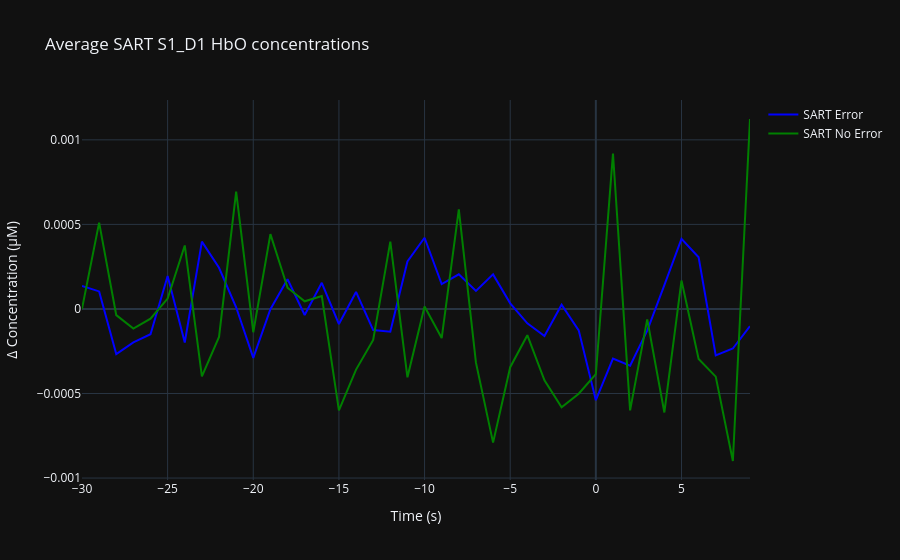
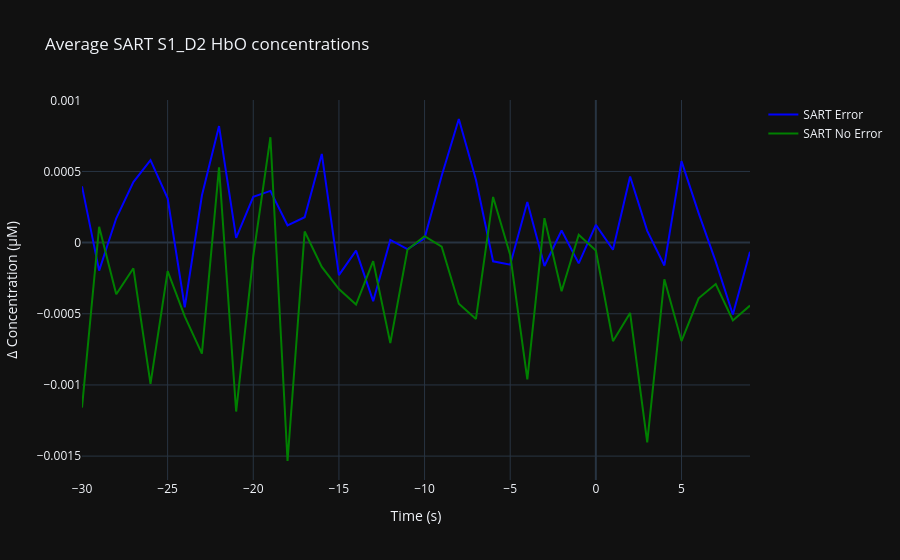
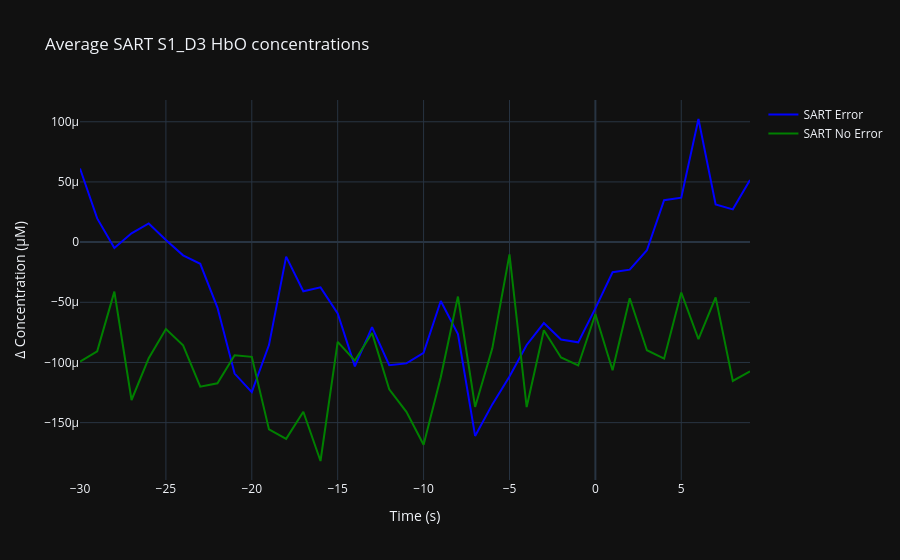

The notebook cell saved with these charts, in order:
### Code cell
import pandas as pd

# --- time axis in seconds
time = np.arange(-30, 10)



# ---


average_sart_errors = pd.concat(error_epochs, axis=0).groupby(level=0).mean().dropna()
average_sart_no_errors = pd.concat(no_error_epochs, axis=0).groupby(level=0).mean().dropna()

for i, name in enumerate(MAPPINGS.keys()):
    fig_left = go.Figure()
    fig_left.add_trace(go.Scatter(
        x=time, y=average_sart_errors[f"{name} hbo"],
        mode='lines', name='SART Error',
        line=dict(color='blue'),
        hovertemplate='Time: %{x:.2f} s<br>Δ[HbO]: %{y:.4f} μM'
    ))
    fig_left.add_trace(go.Scatter(
        x=time, y=average_sart_no_errors[f"{name} hbo"],
        mode='lines', name='SART No Error',
        line=dict(color='green'),
        hovertemplate='Time: %{x:.2f} s<br>Δ[HbO]: %{y:.4f} μM'
    ))
    fig_left.update_layout(
        title=f'Average SART {name} HbO concentrations',
        xaxis_title='Time (s)',
        yaxis_title='Δ Concentration (μM)',
        hovermode='x unified'
    )
    fig_left.show()

### Figure 1 — Plotly figure (JSON) as saved in the notebook; plotly's stock layout.template omitted (floating-point values rounded to 4 significant figures; data arrays with more than 128 entries replaced by an {"elided": "..."} marker saying what was removed)
{"data": [{"hovertemplate": "Time: %{x:.2f} s<br>Δ[HbO]: %{y:.4f} μM", "line": {"color": "blue"}, "mode": "lines", "name": "SART Error", "x": [-30, -29, -28, -27, -26, -25, -24, -23, -22, -21, -20, -19, -18, -17, -16, -15, -14, -13, -12, -11, -10, -9, -8, -7, -6, -5, -4, -3, -2, -1, 0, 1, 2, 3, 4, 5, 6, 7, 8, 9], "y": {"elided": "1253 float values"}, "type": "scatter"}, {"hovertemplate": "Time: %{x:.2f} s<br>Δ[HbO]: %{y:.4f} μM", "line": {"color": "green"}, "mode": "lines", "name": "SART No Error", "x": [-30, -29, -28, -27, -26, -25, -24, -23, -22, -21, -20, -19, -18, -17, -16, -15, -14, -13, -12, -11, -10, -9, -8, -7, -6, -5, -4, -3, -2, -1, 0, 1, 2, 3, 4, 5, 6, 7, 8, 9], "y": {"elided": "1252 float values"}, "type": "scatter"}], "layout": {"title": {"text": "Average SART S1_D1 HbO concentrations"}, "xaxis": {"title": {"text": "Time (s)"}}, "yaxis": {"title": {"text": "Δ Concentration (μM)"}}, "hovermode": "x unified"}}

### Figure 2 — Plotly figure (JSON) as saved in the notebook; plotly's stock layout.template omitted (floating-point values rounded to 4 significant figures; data arrays with more than 128 entries replaced by an {"elided": "..."} marker saying what was removed)
{"data": [{"hovertemplate": "Time: %{x:.2f} s<br>Δ[HbO]: %{y:.4f} μM", "line": {"color": "blue"}, "mode": "lines", "name": "SART Error", "x": [-30, -29, -28, -27, -26, -25, -24, -23, -22, -21, -20, -19, -18, -17, -16, -15, -14, -13, -12, -11, -10, -9, -8, -7, -6, -5, -4, -3, -2, -1, 0, 1, 2, 3, 4, 5, 6, 7, 8, 9], "y": {"elided": "1253 float values"}, "type": "scatter"}, {"hovertemplate": "Time: %{x:.2f} s<br>Δ[HbO]: %{y:.4f} μM", "line": {"color": "green"}, "mode": "lines", "name": "SART No Error", "x": [-30, -29, -28, -27, -26, -25, -24, -23, -22, -21, -20, -19, -18, -17, -16, -15, -14, -13, -12, -11, -10, -9, -8, -7, -6, -5, -4, -3, -2, -1, 0, 1, 2, 3, 4, 5, 6, 7, 8, 9], "y": {"elided": "1252 float values"}, "type": "scatter"}], "layout": {"title": {"text": "Average SART S1_D2 HbO concentrations"}, "xaxis": {"title": {"text": "Time (s)"}}, "yaxis": {"title": {"text": "Δ Concentration (μM)"}}, "hovermode": "x unified"}}

### Figure 3 — Plotly figure (JSON) as saved in the notebook; plotly's stock layout.template omitted (floating-point values rounded to 4 significant figures; data arrays with more than 128 entries replaced by an {"elided": "..."} marker saying what was removed)
{"data": [{"hovertemplate": "Time: %{x:.2f} s<br>Δ[HbO]: %{y:.4f} μM", "line": {"color": "blue"}, "mode": "lines", "name": "SART Error", "x": [-30, -29, -28, -27, -26, -25, -24, -23, -22, -21, -20, -19, -18, -17, -16, -15, -14, -13, -12, -11, -10, -9, -8, -7, -6, -5, -4, -3, -2, -1, 0, 1, 2, 3, 4, 5, 6, 7, 8, 9], "y": {"elided": "1253 float values"}, "type": "scatter"}, {"hovertemplate": "Time: %{x:.2f} s<br>Δ[HbO]: %{y:.4f} μM", "line": {"color": "green"}, "mode": "lines", "name": "SART No Error", "x": [-30, -29, -28, -27, -26, -25, -24, -23, -22, -21, -20, -19, -18, -17, -16, -15, -14, -13, -12, -11, -10, -9, -8, -7, -6, -5, -4, -3, -2, -1, 0, 1, 2, 3, 4, 5, 6, 7, 8, 9], "y": {"elided": "1252 float values"}, "type": "scatter"}], "layout": {"title": {"text": "Average SART S1_D3 HbO concentrations"}, "xaxis": {"title": {"text": "Time (s)"}}, "yaxis": {"title": {"text": "Δ Concentration (μM)"}}, "hovermode": "x unified"}}
